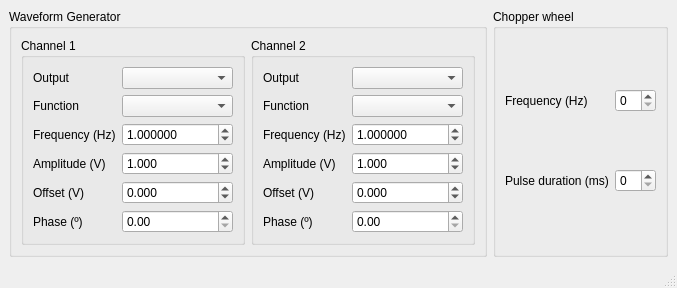
<?xml version="1.0" encoding="UTF-8"?>
<ui version="4.0">
 <class>Keysight_33500B</class>
 <widget class="QMainWindow" name="Keysight_33500B">
  <property name="geometry">
   <rect>
    <x>0</x>
    <y>0</y>
    <width>628</width>
    <height>254</height>
   </rect>
  </property>
  <property name="windowTitle">
   <string>Keysight_33500B</string>
  </property>
  <widget class="QWidget" name="centralwidget">
   <layout class="QGridLayout" name="gridLayout_4">
    <item row="0" column="0">
     <widget class="QGroupBox" name="wavefor_generator_groupBox">
      <property name="title">
       <string>Waveform Generator</string>
      </property>
      <property name="flat">
       <bool>false</bool>
      </property>
      <layout class="QGridLayout" name="gridLayout_3">
       <item row="0" column="0">
        <widget class="QGroupBox" name="channel_1_groupBox">
         <property name="title">
          <string>Channel 1</string>
         </property>
         <layout class="QGridLayout" name="gridLayout">
          <item row="0" column="0">
           <widget class="QLabel" name="output_label">
            <property name="text">
             <string>Output</string>
            </property>
           </widget>
          </item>
          <item row="0" column="1">
           <widget class="QComboBox" name="output_comboBox"/>
          </item>
          <item row="1" column="0">
           <widget class="QLabel" name="function_label">
            <property name="text">
             <string>Function</string>
            </property>
           </widget>
          </item>
          <item row="1" column="1">
           <widget class="QComboBox" name="function_comboBox"/>
          </item>
          <item row="2" column="0">
           <widget class="QLabel" name="frequency_label">
            <property name="text">
             <string>Frequency (Hz)</string>
            </property>
           </widget>
          </item>
          <item row="3" column="0">
           <widget class="QLabel" name="amplitude_label">
            <property name="text">
             <string>Amplitude (V)</string>
            </property>
           </widget>
          </item>
          <item row="3" column="1">
           <widget class="QDoubleSpinBox" name="amplitude_doubleSpinBox">
            <property name="decimals">
             <number>3</number>
            </property>
            <property name="minimum">
             <double>0.001000000000000</double>
            </property>
            <property name="maximum">
             <double>10.000000000000000</double>
            </property>
            <property name="singleStep">
             <double>0.100000000000000</double>
            </property>
            <property name="value">
             <double>1.000000000000000</double>
            </property>
           </widget>
          </item>
          <item row="4" column="0">
           <widget class="QLabel" name="offset_label">
            <property name="text">
             <string>Offset (V)</string>
            </property>
           </widget>
          </item>
          <item row="4" column="1">
           <widget class="QDoubleSpinBox" name="offset_doubleSpinBox">
            <property name="decimals">
             <number>3</number>
            </property>
            <property name="minimum">
             <double>-5.000000000000000</double>
            </property>
            <property name="maximum">
             <double>5.000000000000000</double>
            </property>
            <property name="singleStep">
             <double>0.100000000000000</double>
            </property>
           </widget>
          </item>
          <item row="5" column="0">
           <widget class="QLabel" name="phase_label">
            <property name="text">
             <string>Phase (º)</string>
            </property>
           </widget>
          </item>
          <item row="5" column="1">
           <widget class="QDoubleSpinBox" name="phase_doubleSpinBox">
            <property name="enabled">
             <bool>true</bool>
            </property>
            <property name="maximum">
             <double>180.000000000000000</double>
            </property>
           </widget>
          </item>
          <item row="2" column="1">
           <widget class="QDoubleSpinBox" name="frequency_doubleSpinBox">
            <property name="decimals">
             <number>6</number>
            </property>
            <property name="minimum">
             <double>0.000001000000000</double>
            </property>
            <property name="maximum">
             <double>20000000.000000000000000</double>
            </property>
            <property name="value">
             <double>1.000000000000000</double>
            </property>
           </widget>
          </item>
         </layout>
        </widget>
       </item>
       <item row="0" column="1">
        <widget class="QGroupBox" name="channel_2_groupBox">
         <property name="title">
          <string>Channel 2</string>
         </property>
         <layout class="QGridLayout" name="gridLayout_2">
          <item row="0" column="0">
           <widget class="QLabel" name="output_label_2">
            <property name="text">
             <string>Output</string>
            </property>
           </widget>
          </item>
          <item row="0" column="1">
           <widget class="QComboBox" name="output_comboBox_2"/>
          </item>
          <item row="1" column="0">
           <widget class="QLabel" name="function_label_2">
            <property name="text">
             <string>Function</string>
            </property>
           </widget>
          </item>
          <item row="1" column="1">
           <widget class="QComboBox" name="function_comboBox_2"/>
          </item>
          <item row="2" column="0">
           <widget class="QLabel" name="frequency_label_2">
            <property name="text">
             <string>Frequency (Hz)</string>
            </property>
           </widget>
          </item>
          <item row="3" column="0">
           <widget class="QLabel" name="amplitude_label_2">
            <property name="text">
             <string>Amplitude (V)</string>
            </property>
           </widget>
          </item>
          <item row="3" column="1">
           <widget class="QDoubleSpinBox" name="amplitude_doubleSpinBox_2">
            <property name="decimals">
             <number>3</number>
            </property>
            <property name="minimum">
             <double>0.001000000000000</double>
            </property>
            <property name="maximum">
             <double>10.000000000000000</double>
            </property>
            <property name="singleStep">
             <double>0.100000000000000</double>
            </property>
            <property name="value">
             <double>1.000000000000000</double>
            </property>
           </widget>
          </item>
          <item row="4" column="0">
           <widget class="QLabel" name="offset_label_2">
            <property name="text">
             <string>Offset (V)</string>
            </property>
           </widget>
          </item>
          <item row="4" column="1">
           <widget class="QDoubleSpinBox" name="offset_doubleSpinBox_2">
            <property name="decimals">
             <number>3</number>
            </property>
            <property name="minimum">
             <double>-5.000000000000000</double>
            </property>
            <property name="maximum">
             <double>5.000000000000000</double>
            </property>
            <property name="singleStep">
             <double>0.100000000000000</double>
            </property>
           </widget>
          </item>
          <item row="5" column="0">
           <widget class="QLabel" name="phase_label_2">
            <property name="text">
             <string>Phase (º)</string>
            </property>
           </widget>
          </item>
          <item row="5" column="1">
           <widget class="QDoubleSpinBox" name="phase_doubleSpinBox_2">
            <property name="maximum">
             <double>180.000000000000000</double>
            </property>
           </widget>
          </item>
          <item row="2" column="1">
           <widget class="QDoubleSpinBox" name="frequency_doubleSpinBox_2">
            <property name="decimals">
             <number>6</number>
            </property>
            <property name="minimum">
             <double>0.000001000000000</double>
            </property>
            <property name="maximum">
             <double>20000000.000000000000000</double>
            </property>
            <property name="value">
             <double>1.000000000000000</double>
            </property>
           </widget>
          </item>
         </layout>
        </widget>
       </item>
      </layout>
     </widget>
    </item>
    <item row="0" column="1">
     <widget class="QGroupBox" name="groupBox">
      <property name="title">
       <string>Chopper wheel</string>
      </property>
      <layout class="QGridLayout" name="gridLayout_5">
       <item row="0" column="0">
        <widget class="QLabel" name="chopper_wheel_frequency_label">
         <property name="text">
          <string>Frequency (Hz)</string>
         </property>
        </widget>
       </item>
       <item row="0" column="1" colspan="2">
        <widget class="QSpinBox" name="chopper_wheel_frequency_spinBox"/>
       </item>
       <item row="1" column="0">
        <widget class="QLabel" name="chopper_wheel_frequency_label_2">
         <property name="text">
          <string>Pulse duration (ms)</string>
         </property>
        </widget>
       </item>
       <item row="1" column="1" colspan="2">
        <widget class="QSpinBox" name="pulse_duration_spinBox"/>
       </item>
      </layout>
     </widget>
    </item>
   </layout>
  </widget>
  <widget class="QStatusBar" name="statusbar"/>
 </widget>
 <resources/>
 <connections/>
</ui>
